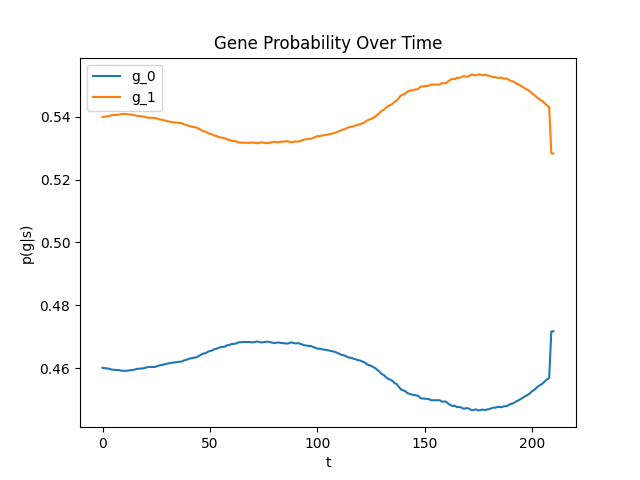

This figure's Python source:

import torch
import gym

from models import EpiPolicy, Policy
from utils import DEVICE, np2torch, torch2np

import numpy as np
import os
import matplotlib.pyplot as plt


LOAD_LOC = "./test"

R_SCALE = 1/100
OBS_SCALE = 1
MAX_LEN = 1000


def test(epi_model, pi_model):
    env = gym.make("LunarLander-v2", render_mode='human')

    # set models modes
    epi_model.eval()
    pi_model.eval()

    # things to collect
    probs = []

    # reset environment
    s = np2torch(env.reset()[0]).float() * OBS_SCALE

    while True:

        # call models
        epi = epi_model(s)
        probs.append(torch2np(epi.probs))
        g = epi.sample().item()

        pi = pi_model(s, g)
        a = pi.sample().item()

        # step environment
        new_s, r, done, info, _ = env.step(a)
        env.render()
        new_s = np2torch(new_s).float() * OBS_SCALE

        # another step or end
        s = new_s
        if done or len(probs) >= MAX_LEN:

            break

    return np.stack(probs)


def main():
    
    epi_model = EpiPolicy()
    epi_model = epi_model.to(DEVICE)
    epi_model.load_state_dict(torch.load(os.path.join(LOAD_LOC, "epi_model.pt")))
    
    pi_model = Policy()
    pi_model = pi_model.to(DEVICE)
    pi_model.load_state_dict(torch.load(os.path.join(LOAD_LOC, "pi_model.pt")))
    
    probs = test(epi_model, pi_model)
    
    plt.plot(probs)
    plt.title("Gene Probability Over Time")
    plt.ylabel("p(g|s)")
    plt.xlabel("t")
    plt.legend(["g_{}".format(i) for i in range(epi_model.config.num_g)])
    plt.savefig("test.png")
    
    
if __name__ == "__main__":
    main()